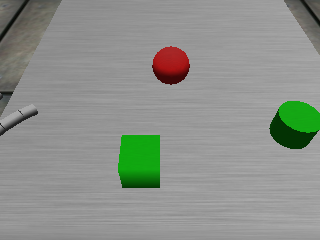
//> input picture datadump/testss021/cam/left/00000005.ppm, 320 x 240 px
$ ./henkan 3   (built with g++ and OpenCV 4)
//> lines starting //> are read from the running program, lines starting //| are printed output that depends on the picture; after the words box and inside, x2 and y2 are one past the last pixel; in counts of white or black regions, pixels touching at a corner belong together
#include <iostream>
#include <opencv2/core/core.hpp>
#include <opencv2/imgproc/imgproc.hpp>
#include <opencv2/highgui/highgui.hpp>
#include "./opencv_lib.hpp"
#include <opencv2/imgcodecs.hpp>
//http://opencv.jp/cookbook/opencv_img.html

//実行は、「./henkan 3」のようにコマンド引数をつける
int main(int argc, char *argv[])
{
  char filename[64];
  int object_num = atoi(argv[1]);
  for (int i=1;i <= object_num;i++){
    //sprintf(filename,"./image/label_%02d.ppm",i);//
    sprintf(filename,"./image/00000005.ppm");//test
    cv::Mat src_img = cv::imread(filename, 1);
//> src_img is the input picture: 240 rows x 320 cols, CV_8UC3; mean B, G, R 138.4, 145, 140.5
    if(src_img.empty()) return -1;
    //左上、左下、右下、右上（ｘ，ｙ）
    cv::Point2f pts1[] = {cv::Point2f(107,50), cv::Point2f(-11,232), cv::Point2f(408,232),cv::Point2f(263,50)};
    cv::Point2f pts2[] = {cv::Point2f(0,0),cv::Point2f(0,200),cv::Point2f(200,200),cv::Point2f(200,0)};
    // r5014以前ではノイズがのります．
    //cv::Point2f pts1[] = {cv::Point2f(150,150.),cv::Point2f(150,300.),cv::Point2f(350,300.),cv::Point2f(350,150.)};
    //cv::Point2f pts2[] = {cv::Point2f(200,200.),cv::Point2f(150,300.),cv::Point2f(350,300.),cv::Point2f(300,200.)};

    // 透視変換行列を計算
    cv::Mat perspective_matrix = cv::getPerspectiveTransform(pts1, pts2);
    cv::Mat dst_img;
    // 変換
    cv::warpPerspective(src_img, dst_img, perspective_matrix, src_img.size(), cv::INTER_LINEAR);
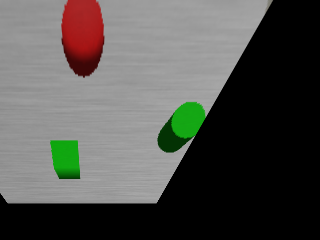
//> dst_img: 240 rows x 320 cols, CV_8UC3; mean B, G, R 78.2, 82.1, 82.3


    // 変換前後の座標を描画
    cv::line(src_img, pts1[0], pts1[1], cv::Scalar(255,255,0), 1, CV_AA);
    cv::line(src_img, pts1[1], pts1[2], cv::Scalar(255,255,0), 1, CV_AA);
    cv::line(src_img, pts1[2], pts1[3], cv::Scalar(255,255,0), 1, CV_AA);
    cv::line(src_img, pts1[3], pts1[0], cv::Scalar(255,255,0), 1, CV_AA);
    cv::line(src_img, pts2[0], pts2[1], cv::Scalar(255,0,255), 1, CV_AA);
    cv::line(src_img, pts2[1], pts2[2], cv::Scalar(255,0,255), 1, CV_AA);
    cv::line(src_img, pts2[2], pts2[3], cv::Scalar(255,0,255), 1, CV_AA);
    cv::line(src_img, pts2[3], pts2[0], cv::Scalar(255,0,255), 1, CV_AA);
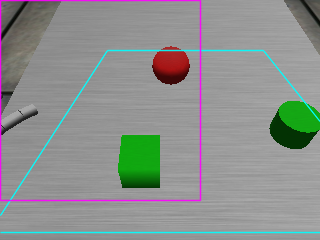
//> src_img: 240 rows x 320 cols, CV_8UC3; mean B, G, R 141.4, 144.7, 140.1

    cv::circle(dst_img, cv::Point2f(100,100),100, cv::Scalar(0,0,0), 1, CV_AA,0);
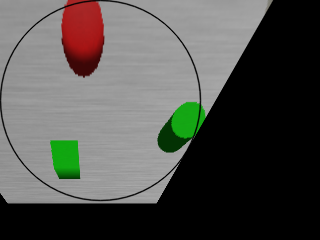
//> dst_img: 240 rows x 320 cols, CV_8UC3; 2.12% of pixels changed, all inside (x1, y1, x2, y2) = (0, 0, 202, 202)

    cv::namedWindow("src", CV_WINDOW_AUTOSIZE|CV_WINDOW_FREERATIO);
    cv::namedWindow("dst", CV_WINDOW_AUTOSIZE|CV_WINDOW_FREERATIO);
    cv::imshow("src", src_img);
    cv::imshow("dst", dst_img);

    //sprintf(filename,"./image/henkan_%02d.ppm",i);//
    sprintf(filename,"./image/henkan1.png");//test
    cv::imwrite(filename,dst_img);
    sprintf(filename,"./image/henkan2.png");//test
    cv::imwrite(filename,src_img);
  }
  cv::waitKey(0);
}
